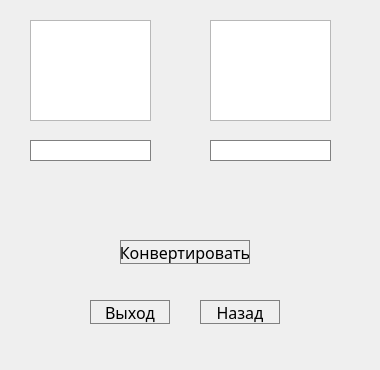
<?xml version="1.0" encoding="UTF-8"?>
<ui version="4.0">
 <class>Conv_Length</class>
 <widget class="QWidget" name="Conv_Length">
  <property name="enabled">
   <bool>true</bool>
  </property>
  <property name="geometry">
   <rect>
    <x>0</x>
    <y>0</y>
    <width>380</width>
    <height>370</height>
   </rect>
  </property>
  <property name="minimumSize">
   <size>
    <width>380</width>
    <height>370</height>
   </size>
  </property>
  <property name="maximumSize">
   <size>
    <width>380</width>
    <height>370</height>
   </size>
  </property>
  <property name="windowTitle">
   <string>Form</string>
  </property>
  <widget class="QPushButton" name="length_exit">
   <property name="geometry">
    <rect>
     <x>90</x>
     <y>300</y>
     <width>80</width>
     <height>24</height>
    </rect>
   </property>
   <property name="maximumSize">
    <size>
     <width>90</width>
     <height>24</height>
    </size>
   </property>
   <property name="font">
    <font>
     <family>Ubuntu Mono</family>
     <pointsize>12</pointsize>
    </font>
   </property>
   <property name="styleSheet">
    <string notr="true">QPushButton {
   border: 1px solid gray;
}
QPushButton:pressed {
    background-color: qlineargradient(x1: 0, y1: 0, x2: 0, y2: 1,
                                      stop: 0 #dadbde, stop: 1 #f6f7fa);
}</string>
   </property>
   <property name="text">
    <string>Выход</string>
   </property>
  </widget>
  <widget class="QPushButton" name="l_convert">
   <property name="geometry">
    <rect>
     <x>120</x>
     <y>240</y>
     <width>130</width>
     <height>24</height>
    </rect>
   </property>
   <property name="minimumSize">
    <size>
     <width>130</width>
     <height>24</height>
    </size>
   </property>
   <property name="maximumSize">
    <size>
     <width>130</width>
     <height>24</height>
    </size>
   </property>
   <property name="font">
    <font>
     <family>Ubuntu Mono</family>
     <pointsize>12</pointsize>
    </font>
   </property>
   <property name="styleSheet">
    <string notr="true">QPushButton {
   border: 1px solid gray;
}
QPushButton:pressed {
    background-color: qlineargradient(x1: 0, y1: 0, x2: 0, y2: 1,
                                      stop: 0 #dadbde, stop: 1 #f6f7fa);
}</string>
   </property>
   <property name="text">
    <string>Конвертировать</string>
   </property>
  </widget>
  <widget class="QLabel" name="result">
   <property name="geometry">
    <rect>
     <x>210</x>
     <y>140</y>
     <width>121</width>
     <height>21</height>
    </rect>
   </property>
   <property name="font">
    <font>
     <family>Ubuntu Mono</family>
     <pointsize>12</pointsize>
    </font>
   </property>
   <property name="autoFillBackground">
    <bool>false</bool>
   </property>
   <property name="styleSheet">
    <string notr="true">background-color : white;
 qproperty-alignment: 'AlignVCenter | AlignRight';
  border: 1px solid gray;</string>
   </property>
   <property name="text">
    <string/>
   </property>
  </widget>
  <widget class="QPushButton" name="l_return">
   <property name="geometry">
    <rect>
     <x>200</x>
     <y>300</y>
     <width>80</width>
     <height>24</height>
    </rect>
   </property>
   <property name="maximumSize">
    <size>
     <width>90</width>
     <height>24</height>
    </size>
   </property>
   <property name="font">
    <font>
     <family>Ubuntu Mono</family>
     <pointsize>12</pointsize>
    </font>
   </property>
   <property name="styleSheet">
    <string notr="true">QPushButton {
   border: 1px solid gray;
}
QPushButton:pressed {
    background-color: qlineargradient(x1: 0, y1: 0, x2: 0, y2: 1,
                                      stop: 0 #dadbde, stop: 1 #f6f7fa);
}</string>
   </property>
   <property name="text">
    <string>Назад</string>
   </property>
  </widget>
  <widget class="QLineEdit" name="lineEdit">
   <property name="geometry">
    <rect>
     <x>30</x>
     <y>140</y>
     <width>121</width>
     <height>21</height>
    </rect>
   </property>
   <property name="font">
    <font>
     <family>Ubuntu Mono</family>
     <pointsize>12</pointsize>
    </font>
   </property>
   <property name="styleSheet">
    <string notr="true"> qproperty-alignment: 'AlignVCenter | AlignRight';
  border: 1px solid gray;</string>
   </property>
  </widget>
  <widget class="QListWidget" name="LV1">
   <property name="geometry">
    <rect>
     <x>30</x>
     <y>20</y>
     <width>121</width>
     <height>101</height>
    </rect>
   </property>
  </widget>
  <widget class="QListWidget" name="LV2">
   <property name="geometry">
    <rect>
     <x>210</x>
     <y>20</y>
     <width>121</width>
     <height>101</height>
    </rect>
   </property>
  </widget>
 </widget>
 <resources/>
 <connections/>
</ui>
